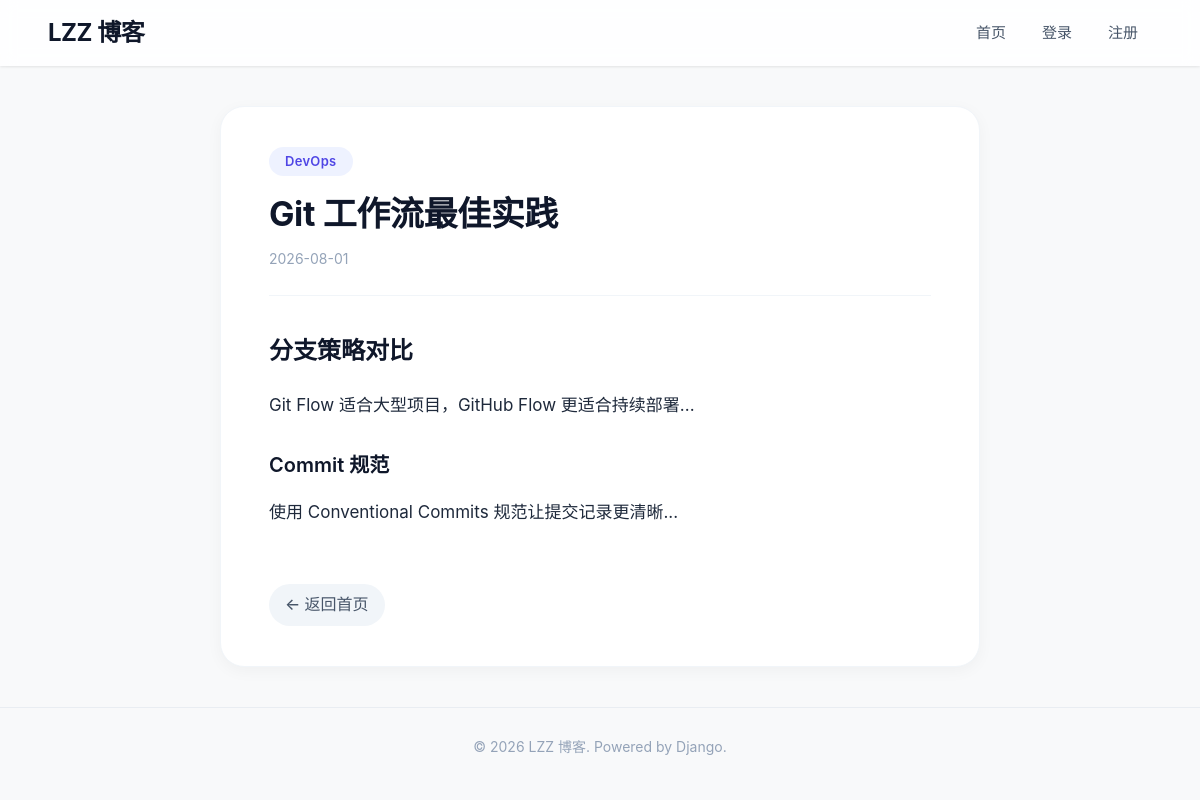
Screenshot of /post/12/ with the database file from the repository.
### blog/models.py (models this page shows, shortened)
class Post(models.Model):
    title = models.CharField('标题', max_length=200)
    slug = models.SlugField('URL标识', max_length=200, unique=True)
    summary = models.TextField('摘要', blank=True)
    content = models.TextField('正文')
    category = models.ForeignKey(
        Category,
        on_delete=models.CASCADE,
        verbose_name='分类',
        related_name='posts'
    )
    favorites = models.ManyToManyField(
        User,
        related_name='favorite_posts',
        verbose_name='收藏者',
        blank=True
    )
    created_at = models.DateTimeField('创建时间', auto_now_add=True)
    updated_at = models.DateTimeField('更新时间', auto_now=True)
    class Meta:
        verbose_name = '文章'
        verbose_name_plural = '文章'
        ordering = ['-created_at']

class Category(models.Model):
    name = models.CharField('分类名', max_length=50, unique=True)
    slug = models.SlugField('URL标识', max_length=50, unique=True)
    class Meta:
        verbose_name = '分类'
        verbose_name_plural = '分类'

### blog/views.py (the view)
# urls.py: path('post/<int:pk>/', views.post_detail, name='post_detail'),
def post_detail(request, pk):
    post = get_object_or_404(Post, pk=pk)
    context = {
        'post': post,
        'title': f'{post.title} - LZZ 博客'
    }
    return render(request, 'blog/post_detail.html', context)

### blog/templates/blog/post_detail.html (shortened to what this page needs)
{% extends 'blog/base.html' %}
{% block content %}
<article class="post-view">
    <span class="category-tag">{{ post.category.name }}</span>
    <div class="post-header">
        <h1>{{ post.title }}</h1>
    </div>
    <time>{{ post.created_at|date:"Y-m-d" }}</time>
    <div class="content">{{ post.content|safe }}</div>
    <a href="{% url 'blog:index' %}" class="back-link">← 返回首页</a>
</article>
{% endblock %}

### blog/templates/blog/base.html (style rules this page uses)
* { margin: 0; padding: 0; box-sizing: border-box; }
body { font-family: -apple-system, BlinkMacSystemFont, 'Segoe UI', Roboto, 'Helvetica Neue', sans-serif; background: #f8f9fa; color: #1e293b; line-height: 1.6; }
.post-view { max-width: 760px; margin: 0 auto; background: #ffffff; padding: 40px 48px; border-radius: 24px; box-shadow: 0 4px 16px rgba(0, 0, 0, 0.04); border: 1px solid #f1f5f9; }
.category-tag { display: inline-block; padding: 4px 16px; background: #eef2ff; color: #4f46e5; border-radius: 30px; font-size: 13px; font-weight: 600; margin-bottom: 16px; letter-spacing: 0.3px; }
.post-view h1 { font-size: 34px; font-weight: 700; margin-bottom: 12px; line-height: 1.3; color: #0f172a; letter-spacing: -0.4px; }
.post-view time { display: block; color: #94a3b8; font-size: 14px; margin-bottom: 32px; padding-bottom: 24px; border-bottom: 1px solid #f1f5f9; }
.content { line-height: 1.9; font-size: 17px; color: #1e293b; }
.content h2 { margin: 32px 0 16px; font-size: 24px; font-weight: 700; color: #0f172a; }
.content h3 { margin: 24px 0 12px; font-size: 20px; font-weight: 600; color: #0f172a; }
.content p { margin-bottom: 16px; }
.back-link { display: inline-block; margin-top: 40px; color: #475569; text-decoration: none; font-weight: 500; transition: color 0.2s; padding: 8px 16px; border-radius: 30px; background: #f1f5f9; }
.post-header { display: flex; justify-content: space-between; align-items: flex-start; }

### rows the page displays
Post: category.name "DevOps", title "Git 工作流最佳实践", created_at "2026-08-01", content "分支策略对比 Git Flow 适合大型项目，GitHub Flow 更适合持续部署... Commit 规范 使用 Conventional Commits 规范让提交记录更清晰..."
